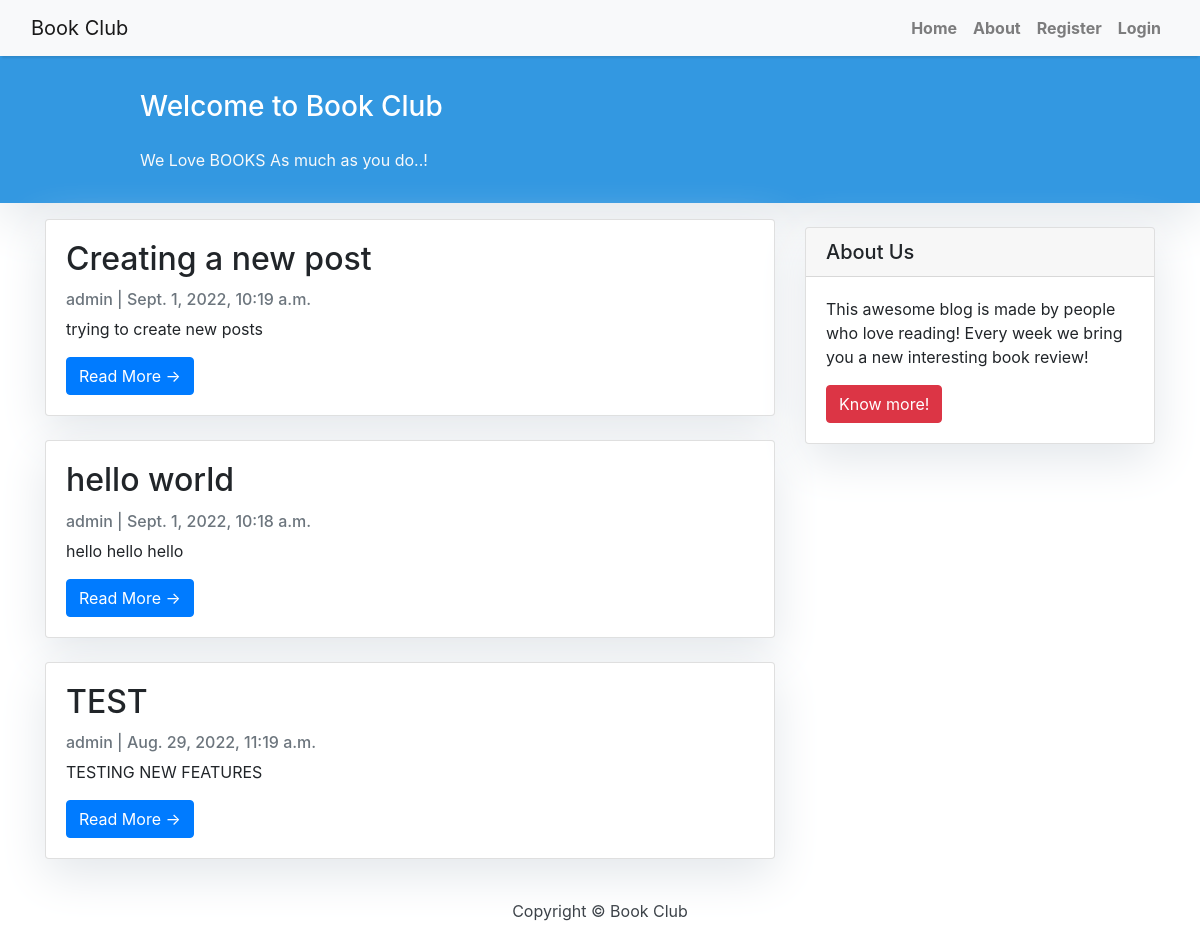
The app's page /, older data.
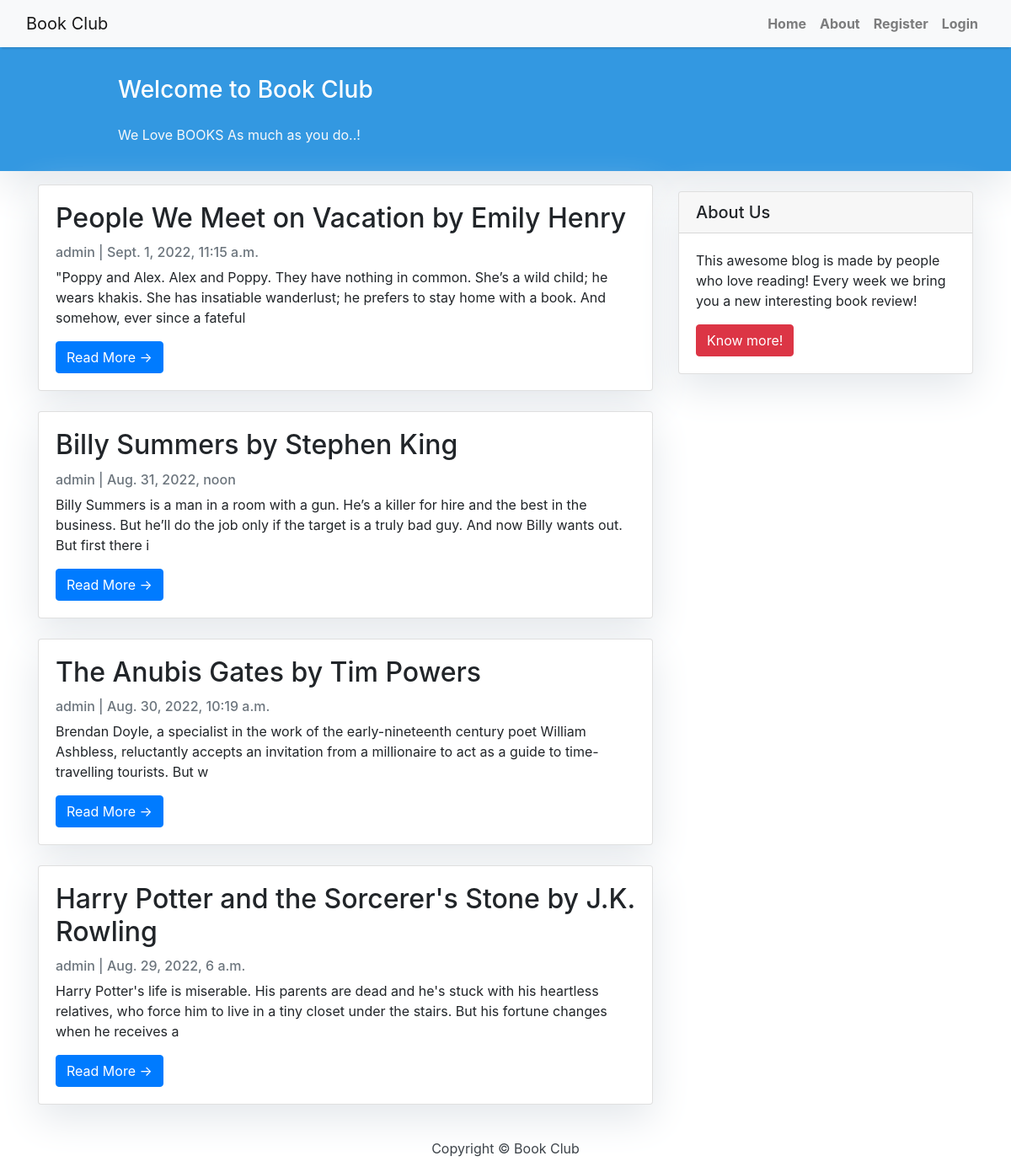
The same page, newer data.
### blog/models.py (models this page shows, shortened)
class Post(models.Model):
    author = models.ForeignKey(settings.AUTH_USER_MODEL, on_delete=models.CASCADE)
    title = models.CharField(max_length=200)
    text = models.TextField()
    created_date = models.DateTimeField(default=timezone.now)
    published_date = models.DateTimeField(blank=True, null=True)

### blog/views.py (the view)
# urls.py: path('', views.index, name='index'),
def index(request):
    posts = Post.objects.filter(published_date__lte=timezone.now()).order_by('-published_date')
    return render(request, 'index.html', {'posts': posts})

### templates/index.html
{% extends "base.html" %}
{% load static %}
{% block content %}
<div class="container">
    <div class="row">
        <div class="col-md-8 mt-3 left">
            {% for post in posts %}
            <div class="card mb-4">
                <div class="card-body">
                    <h2 class="card-title">{{ post.title }}</h2>
                    <p class="card-text text-muted h6">{{ post.author }} | {{ post.published_date}} </p>
                    <p class="card-text">{{post.text|slice:":200" }}</p>
                    <a href="{% url 'details' pk=post.pk %}" class="btn btn-primary">Read More &rarr;</a>
                </div>
            </div>
            {% endfor %}
        </div>
        {% block sidebar %} {% include 'sidebar.html' %} {% endblock sidebar %}
    </div>
</div>
{% endblock content %}

### templates/base.html (shortened to what this page needs)
{% load static %}
<!DOCTYPE html>
<html>
    <head>
        <link rel="stylesheet" href="{% static 'css/style.css' %}">
		<link rel="stylesheet" href="https://maxcdn.bootstrapcdn.com/bootstrap/4.0.0/css/bootstrap.min.css" />
    </head>
    <body>
        <nav class="navbar navbar-expand-lg navbar-light bg-light shadow" id="mainNav">
            <div class="container-fluid">
                <a class="navbar-brand" href="{% url 'index' %}">Book Club</a>
                <div class="collapse navbar-collapse" id="navbarResponsive">
                    <ul class="navbar-nav ml-auto">
                        <li class="nav-item text-black">
                            <a class="nav-link text-black font-weight-bold" href="{% url 'index' %}">Home</a>
                        </li>
                        <li class="nav-item text-black">
                            <a class="nav-link text-black font-weight-bold" href="{% url 'about' %}">About</a>
                        </li>
                        {% if user.is_authenticated %}
                        <li class="nav-item text-black">
                            <a class="nav-link text-black font-weight-bold" href="{% url 'newpost' %}">New Post</a>
                        </li>
                        <li class="nav-item text-black">
                            <a class="nav-link text-black font-weight-bold" href="{% url 'account_logout' %}">Logout</a>
                        </li>
                        {% else %}
                        <li class="nav-item text-black">
                            <a class="nav-link text-black font-weight-bold" href="{% url 'account_signup' %}">Register</a>
                        </li>
                        <li class="nav-item text-black">
                            <a class="nav-link text-black font-weight-bold" href="{% url 'account_login' %}">Login</a>
                        </li>
                        {% endif %}
                    </ul>
                </div>
            </div>
        </nav>
        <header class="masthead">
            <div class="container">
                <div class="row">
                    <div class=" col-md-8 col-md-10 mx-auto">
                        <div class="site-heading">
                            <h3 class=" site-heading my-4 mt-3 text-white"> Welcome to Book Club </h3>
                            <p class="text-light">We Love BOOKS As much as you do..! &nbsp
                            </p>
                        </div>
                    </div>
                </div>
            </div>
        </header>
        {% block content %}{% endblock content %}
        <footer class="py-3 bg-grey">
            <p class="m-0 text-dark text-center ">Copyright &copy; Book Club</p>
        </footer>
    </body>
</html>

### templates/sidebar.html
{% block sidebar %}
<div class="col-md-4 float-right ">
<div class="card my-4">
        <h5 class="card-header">About Us</h5>
    <div class="card-body">
        <p class="card-text"> This awesome blog is made by people who love reading! Every week we bring you a new interesting book review!</p>
        <a href="{% url 'about' %}" class="btn btn-danger">Know more!</a>
    </div>
</div>
</div>
{% endblock sidebar %}

### blog/static/css/style.css (style rules this page uses)
body { font-family: "Roboto", sans-serif; font-size: 17px; background-color: #fdfdfd; }
.shadow { box-shadow: 0 4px 2px -2px rgba(0, 0, 0, 0.1); }
.btn-danger { color: #fff; background-color: #f00000; border-color: #dc281e; }
.masthead { background-color: #3398E1; height: auto; padding-bottom: 15px; box-shadow: 0 16px 48px #E3E7EB; padding-top: 10px; }
body { font-family: "Roboto", sans-serif; font-size: 18px; background-color: #fdfdfd; }
.card { box-shadow: 0 16px 48px #E3E7EB; }

Row changes from the older to the newer data that the page shows:
removed Post: title "Creating a new post", author "admin", published_date "Sept. 1, 2022, 10:19 a.m.", text "trying to create new posts"
removed Post: title "hello world", author "admin", published_date "Sept. 1, 2022, 10:18 a.m.", text "hello hello hello"
removed Post: title "TEST", author "admin", published_date "Aug. 29, 2022, 11:19 a.m.", text "TESTING NEW FEATURES"
added Post: title "People We Meet on Vacation by Emily Henry", author "admin", published_date "Sept. 1, 2022, 11:15 a.m.", text "\"Poppy and Alex. Alex and Poppy. They have nothing in common. She’s a wild child; he wears khakis. She has insatiable wanderlust; he prefers to stay home with a book. And somehow, ever since a fateful"
added Post: title "Billy Summers by Stephen King", author "admin", published_date "Aug. 31, 2022, noon", text "Billy Summers is a man in a room with a gun. He’s a killer for hire and the best in the business. But he’ll do the job only if the target is a truly bad guy. And now Billy wants out. But first there i"
added Post: title "The Anubis Gates by Tim Powers", author "admin", published_date "Aug. 30, 2022, 10:19 a.m.", text "Brendan Doyle, a specialist in the work of the early-nineteenth century poet William Ashbless, reluctantly accepts an invitation from a millionaire to act as a guide to time-travelling tourists. But w"
added Post: title "Harry Potter and the Sorcerer's Stone by J.K. Rowling", author "admin", published_date "Aug. 29, 2022, 6 a.m.", text "Harry Potter's life is miserable. His parents are dead and he's stuck with his heartless relatives, who force him to live in a tiny closet under the stairs. But his fortune changes when he receives a"
